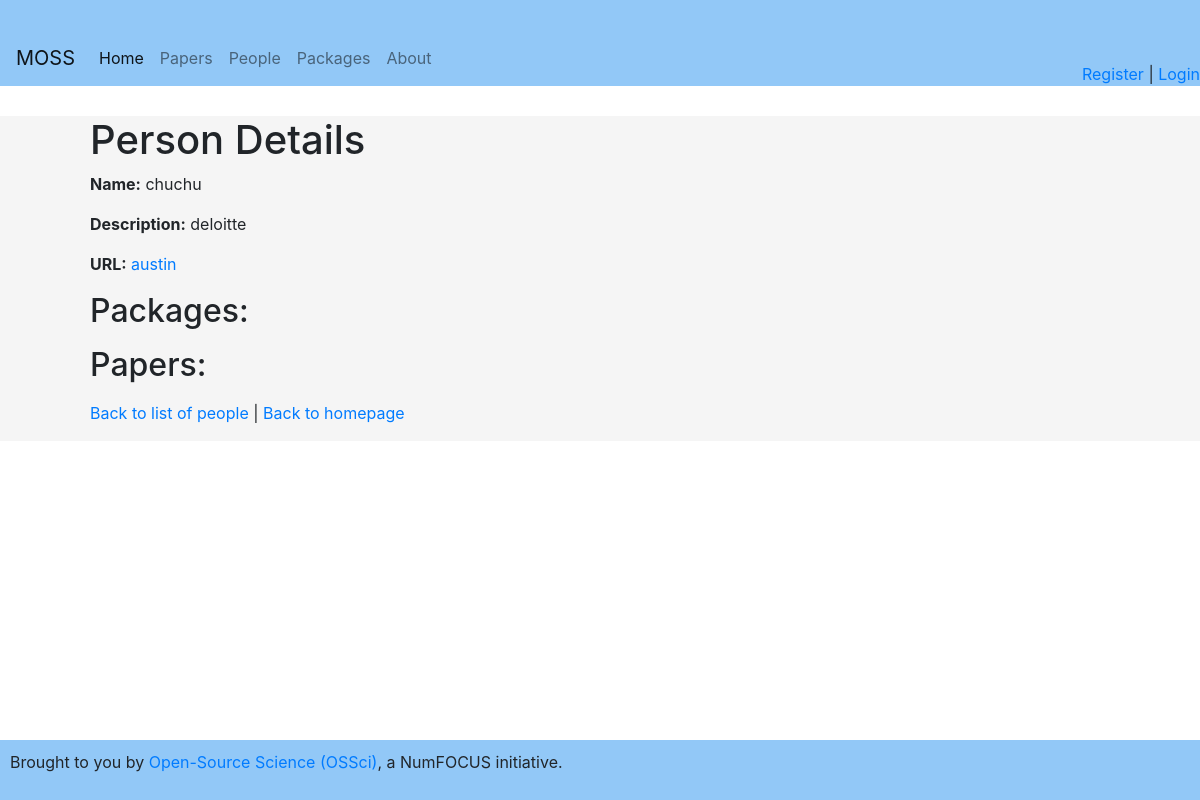
The page /persons/1 on the database its author committed.
### app.py (models this page shows)
class Person(db.Model):
    __tablename__ = 'persons'
    id = db.Column(db.Integer, primary_key=True)
    name = db.Column(db.String(120), nullable=False)
    description = db.Column(db.String(500))
    url = db.Column(db.String(200))
    packages = relationship("PackagesPerPerson", back_populates="person")
    papers = relationship("PaperPerPerson", back_populates="person")

### app.py (the view)
@app.route('/persons/<int:person_id>')
def person_detail(person_id):
    person = Person.query.get_or_404(person_id)
    return render_template('person_detail.html', person=person)

### app.py (called while the page is built)
@app.context_processor
def inject_current_user():
    return dict(current_user=current_user)

### templates/person_detail.html (shortened to what this page needs)
{% extends 'base.html' %}
{% block content %}
<h1>Person Details</h1>
<p><strong>Name:</strong> {{ person.name }}</p>
<p><strong>Description:</strong> {{ person.description }}</p>
<p><strong>URL:</strong> <a href="{{ person.url }}">{{ person.url }}</a></p>
<h2>Packages:</h2>
<h2>Papers:</h2>
<p>
  <a href="{{ url_for('persons') }}">Back to list of people</a> |
  <a href="{{ url_for('index') }}">Back to homepage</a>
</p>
{% endblock %}

### static/style.css (style rules this page uses)
body { font-family: Arial, sans-serif; background-color: #f5f5f5; margin: 0; padding: 0; min-height: 100%; display: flex; flex-direction: column; }
html, body { height: 100%; }

### rows shown on the page
Person: name "chuchu", description "deloitte", url "austin"
